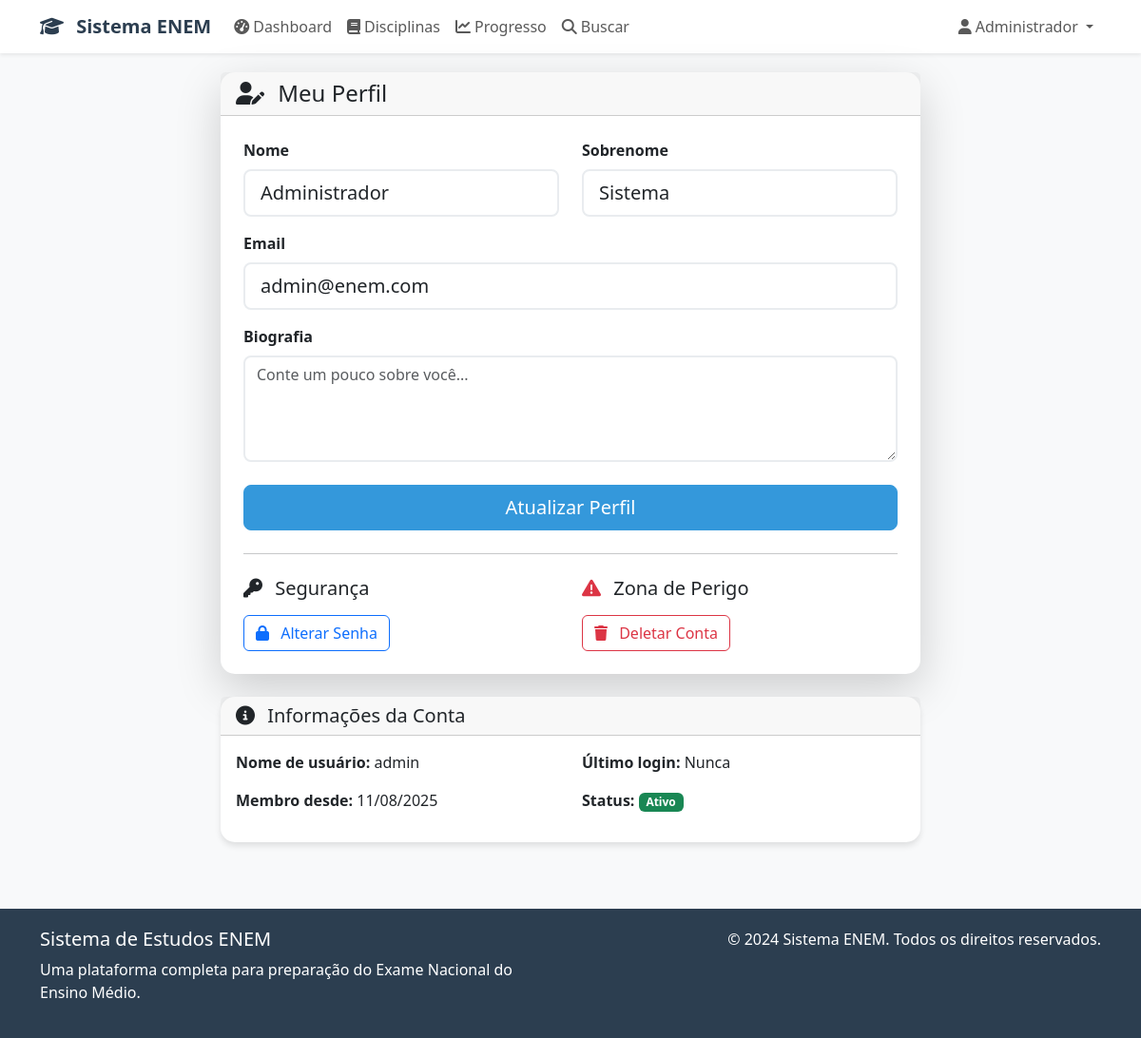
Page /auth/profile (signed in) on the committed database.
### app/structure/database/models.py (models this page shows, shortened)
class User(UserMixin, db.Model):
    __tablename__ = 'users'
    id = db.Column(db.Integer, primary_key=True)
    username = db.Column(db.String(80), unique=True, nullable=False)
    email = db.Column(db.String(120), unique=True, nullable=False)
    password_hash = db.Column(db.String(255), nullable=False)
    first_name = db.Column(db.String(50), nullable=False)
    last_name = db.Column(db.String(50), nullable=False)
    is_active = db.Column(db.Boolean, default=True)
    is_admin = db.Column(db.Boolean, default=False)
    created_at = db.Column(db.DateTime, default=datetime.utcnow)
    last_login = db.Column(db.DateTime)
    study_sessions = db.relationship('StudySession', backref='user', lazy=True, cascade='all, delete-orphan')
    progress_records = db.relationship('ProgressRecord', backref='user', lazy=True, cascade='all, delete-orphan')
    quiz_attempts = db.relationship('QuizAttempt', backref='user', lazy=True, cascade='all, delete-orphan')

### app/structure/routes/auth_routes.py (the view, shortened to what this page needs)
@auth.route('/profile', methods=['GET', 'POST'])
@login_required
def profile():
    form = ProfileForm()
    if request.method == 'GET':
        form.first_name.data = current_user.first_name
        form.last_name.data = current_user.last_name
        form.email.data = current_user.email
    return render_template('auth/profile.html', title='Perfil', form=form)

### app/structure/forms/auth_forms.py
class ProfileForm(FlaskForm):
    first_name = StringField('Nome', validators=[
        DataRequired(message='Nome é obrigatório'),
        Length(min=2, max=50, message='Nome deve ter entre 2 e 50 caracteres')
    ])
    last_name = StringField('Sobrenome', validators=[
        DataRequired(message='Sobrenome é obrigatório'),
        Length(min=2, max=50, message='Sobrenome deve ter entre 2 e 50 caracteres')
    ])
    email = StringField('Email', validators=[
        DataRequired(message='Email é obrigatório'),
        Email(message='Email inválido'),
        Length(max=120, message='Email deve ter no máximo 120 caracteres')
    ])
    bio = TextAreaField('Biografia', validators=[
        Length(max=500, message='Biografia deve ter no máximo 500 caracteres')
    ])
    submit = SubmitField('Atualizar Perfil')

### app/structure/auth/auth_manager.py (called while the page is built)
@login_manager.user_loader
def load_user(user_id):
    return User.query.get(int(user_id))

### app/assets/templates/auth/profile.html (shortened to what this page needs)
{% extends "base.html" %}
{% block content %}
<div class="container">
    <div class="row justify-content-center">
        <div class="col-md-8">
            <div class="card shadow-lg">
                <div class="card-header">
                    <h4 class="card-title mb-0">
                        <i class="fas fa-user-edit me-2"></i>
                        Meu Perfil
                    </h4>
                </div>
                <div class="card-body p-4">
                    <form method="POST" action="{{ url_for('auth.profile') }}">
                        <div class="row">
                            <div class="col-md-6 mb-3">
                                {{ form.first_name.label(class="form-label fw-bold") }}
                                {{ form.first_name(class="form-control form-control-lg") }}
                            </div>
                            <div class="col-md-6 mb-3">
                                {{ form.last_name.label(class="form-label fw-bold") }}
                                {{ form.last_name(class="form-control form-control-lg") }}
                            </div>
                        </div>
                        <div class="mb-3">
                            {{ form.email.label(class="form-label fw-bold") }}
                            {{ form.email(class="form-control form-control-lg") }}
                        </div>
                        <div class="mb-4">
                            {{ form.bio.label(class="form-label fw-bold") }}
                            {{ form.bio(class="form-control", rows="4", placeholder="Conte um pouco sobre você...") }}
                        </div>
                        <div class="d-grid">
                            {{ form.submit(class="btn btn-primary btn-lg") }}
                        </div>
                    </form>
                    <hr class="my-4">
                    <div class="row">
                        <div class="col-md-6">
                            <h5 class="mb-3">
                                <i class="fas fa-key me-2"></i>
                                Segurança
                            </h5>
                            <a href="{{ url_for('auth.change_password') }}" class="btn btn-outline-primary">
                                <i class="fas fa-lock me-2"></i>
                                Alterar Senha
                            </a>
                        </div>
                        <div class="col-md-6">
                            <h5 class="mb-3">
                                <i class="fas fa-exclamation-triangle me-2 text-danger"></i>
                                Zona de Perigo
                            </h5>
                            <button type="button" class="btn btn-outline-danger" data-bs-toggle="modal" data-bs-target="#deleteAccountModal">
                                <i class="fas fa-trash me-2"></i>
                                Deletar Conta
                            </button>
                        </div>
                    </div>
                </div>
            </div>
            <div class="card mt-4">
                <div class="card-header">
                    <h5 class="card-title mb-0">
                        <i class="fas fa-info-circle me-2"></i>
                        Informações da Conta
                    </h5>
                </div>
                <div class="card-body">
                    <div class="row">
                        <div class="col-md-6">
                            <p><strong>Nome de usuário:</strong> {{ current_user.username }}</p>
                            <p><strong>Membro desde:</strong> {{ current_user.created_at.strftime('%d/%m/%Y') }}</p>
                        </div>
                        <div class="col-md-6">
                            <p><strong>Último login:</strong>
                                {% if current_user.last_login %}
                                    {{ current_user.last_login.strftime('%d/%m/%Y %H:%M') }}
                                {% else %}
                                    Nunca
                                {% endif %}
                            </p>
                            <p><strong>Status:</strong>
                                {% if current_user.is_active %}
                                    <span class="badge bg-success">Ativo</span>
                                {% else %}
                                    <span class="badge bg-danger">Inativo</span>
                                {% endif %}
                            </p>
                        </div>
                    </div>
                </div>
            </div>
        </div>
    </div>
</div>
{% endblock %}

### app/assets/templates/base.html (shortened to what this page needs)
<!DOCTYPE html>
<html lang="pt-BR">
<head>
    <link href="https://cdn.jsdelivr.net/npm/bootstrap@5.3.0/dist/css/bootstrap.min.css" rel="stylesheet">
    <link href="https://cdnjs.cloudflare.com/ajax/libs/font-awesome/6.4.0/css/all.min.css" rel="stylesheet">
</head>
<body>
    <nav class="navbar navbar-expand-lg navbar-light bg-white shadow-sm">
        <div class="container">
            <a class="navbar-brand" href="{{ url_for('main.index') }}">
                <i class="fas fa-graduation-cap me-2"></i>
                Sistema ENEM
            </a>
            <div class="collapse navbar-collapse" id="navbarNav">
                <ul class="navbar-nav me-auto">
                    {% if current_user.is_authenticated %}
                    <li class="nav-item">
                        <a class="nav-link" href="{{ url_for('main.dashboard') }}">
                            <i class="fas fa-tachometer-alt me-1"></i>Dashboard
                        </a>
                    </li>
                    <li class="nav-item">
                        <a class="nav-link" href="{{ url_for('main.subjects') }}">
                            <i class="fas fa-book me-1"></i>Disciplinas
                        </a>
                    </li>
                    <li class="nav-item">
                        <a class="nav-link" href="{{ url_for('main.progress') }}">
                            <i class="fas fa-chart-line me-1"></i>Progresso
                        </a>
                    </li>
                    <li class="nav-item">
                        <a class="nav-link" href="{{ url_for('main.search') }}">
                            <i class="fas fa-search me-1"></i>Buscar
                        </a>
                    </li>
                    {% endif %}
                </ul>
                <ul class="navbar-nav">
                    {% if current_user.is_authenticated %}
                    <li class="nav-item dropdown">
                        <a class="nav-link dropdown-toggle" href="#" id="navbarDropdown" role="button" data-bs-toggle="dropdown">
                            <i class="fas fa-user me-1"></i>{{ current_user.first_name }}
                        </a>
                    </li>
                    {% endif %}
                </ul>
            </div>
        </div>
    </nav>
    <main class="main-content">
        {% block content %}{% endblock %}
    </main>
    <footer class="footer">
        <div class="container">
            <div class="row">
                <div class="col-md-6">
                    <h5>Sistema de Estudos ENEM</h5>
                    <p>Uma plataforma completa para preparação do Exame Nacional do Ensino Médio.</p>
                </div>
                <div class="col-md-6 text-md-end">
                    <p>&copy; 2024 Sistema ENEM. Todos os direitos reservados.</p>
                </div>
            </div>
        </div>
    </footer>
</body>
</html>

### app/assets/templates/base.html (style rules this page uses)
:root { --primary-color: #2c3e50; --secondary-color: #3498db; --success-color: #27ae60; --warning-color: #f39c12; --danger-color: #e74c3c; --light-color: #ecf0f1; --dark-color: #2c3e50; }
body { font-family: 'Segoe UI', Tahoma, Geneva, Verdana, sans-serif; background-color: #f8f9fa; }
.navbar-brand { font-weight: bold; color: var(--primary-color) !important; }
.card { border: none; border-radius: 15px; box-shadow: 0 4px 6px rgba(0, 0, 0, 0.1); transition: transform 0.2s; }
.btn-primary { background-color: var(--secondary-color); border-color: var(--secondary-color); }
.main-content { padding: 20px; }
.form-control { border-radius: 8px; border: 2px solid #e9ecef; }
.footer { background-color: var(--dark-color); color: white; padding: 20px 0; margin-top: 50px; }

### rows in the picture
User: first_name "Administrador", last_name "Sistema", email "admin@enem.com", username "admin", created_at "11/08/2025"
